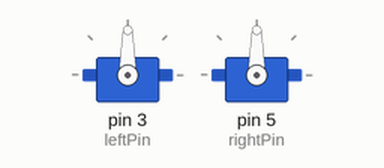
The sketch below on a simulated Arduino Uno, built with avr-gcc and run on an emulated ATmega328P. Parts: 2 × servo. What the sketch prints to the serial monitor is not drawn.

Above: at 10.05 s.
At 16.5 s:
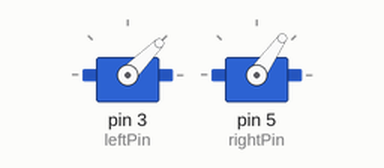
At 18.7 s:
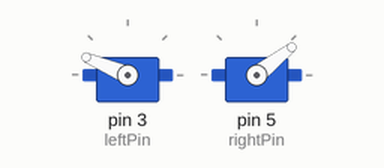
Timing chart, 0 to 21.4 s (numbered marks = the images above):
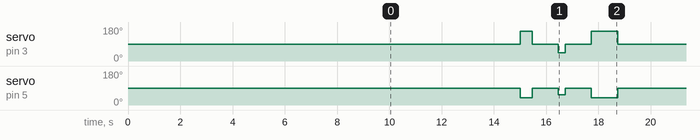

The sketch:

Arduino_Omega.ino
```cpp
#include <Servo.h>

int leftPin = 3;
int rightPin = 5;

int minValue = 1000;
int maxValue = 2000;

Servo left;
Servo right;

void setup() {
  Serial.begin(9600);

  left.attach(leftPin, minValue, maxValue);
  Serial.println("Left attached");
  right.attach(rightPin, minValue, maxValue);
  Serial.println("Right Attached");

  arm();
  Serial.println("armed");
  delay(5000);
}
void loop() {
  delay(5000);

  setBoth(75);
  delay(470);
  setBoth(0);

  delay(1000);

  turnLeft(259);

  delay(1000);

  setBoth(75);
  delay(1000);
  setBoth(0);

}

void arm() {
  setBoth(0); //Sets speed variable
  delay(5000);
}

void setLeft(int speed){
  int angle = map(speed, -100, 100, 0, 180); //Sets servo positions to different speeds
  left.write(angle);
}

void setRight(int speed) {
  int angle = map(speed, -100, 100, 160, 20);
  right.write(angle);
}

void setBoth(int speed) {
  setLeft(speed);
  setRight(speed);
}

void forwardTime(int seconds) {
  setBoth(100);
  delay(seconds*1000);
  setBoth(0);
}

void forwardDistance(int feet) {
  float feetPerSecond = 3;
  forwardTime(int(feet/feetPerSecond));
}

void turnRight(int degrees) {
  int millisecondsPerDegree = 1.95;
  setRight(-50);
  setLeft(50);
  delay(degrees * millisecondsPerDegree);
  setBoth(0);
}

void turnLeft(int degrees) {
  int millisecondsPerDegree = 1.95;
  setRight(50);
  setLeft(-50);
  delay(degrees * millisecondsPerDegree);
  setBoth(0);
}
```

Measured:
- by itself, servo on pin 3 (leftPin): repeats every 8.7 s: 90° 1.0 s, 45° 0.26 s, 90° 1.0 s, 157° 1.0 s, 90° 5.0 s, 157° 0.47 s
- by itself, servo on pin 5 (rightPin): repeats every 8.7 s: 90° 1.0 s, 55° 0.26 s, 90° 1.0 s, 38° 1.0 s, 90° 5.0 s, 38° 0.47 s
